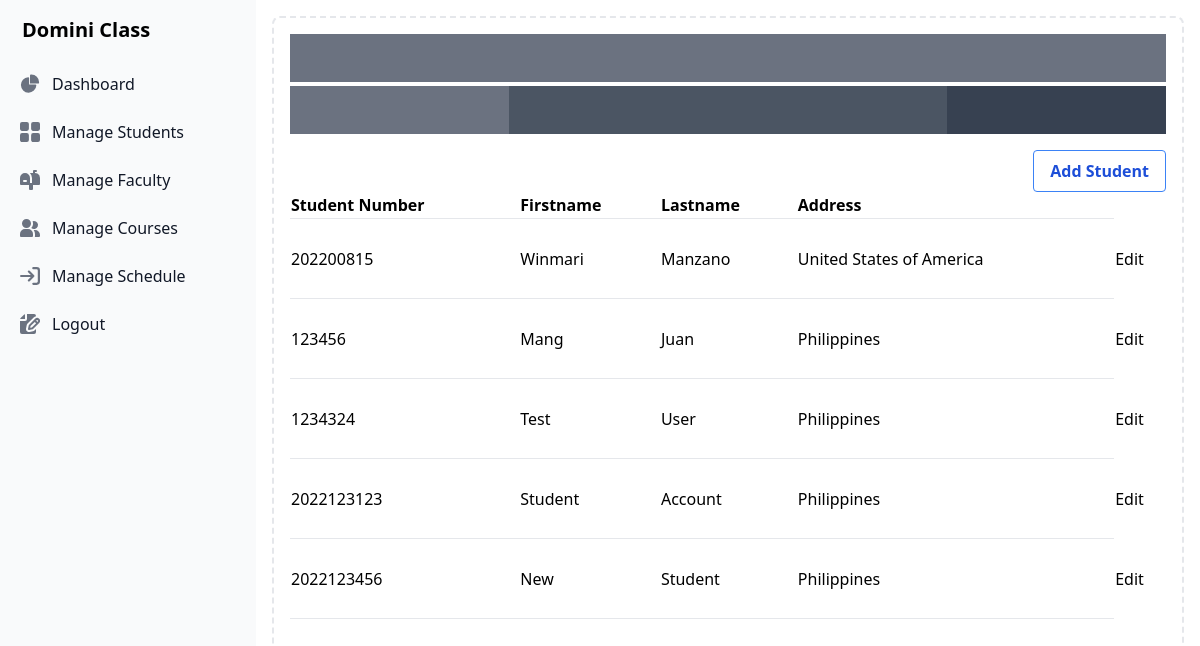
The page /lmsadmin/manage_students/ (signed in) on the database its author committed.
### Accounts/models.py (models this page shows, shortened)
class Student(models.Model):
    account = models.ForeignKey('ProjectAdmin', on_delete=models.CASCADE)
    student_number = models.CharField(max_length=64, unique=True)
    address = models.CharField(max_length=128)
    zip_code = models.CharField(max_length=16, null = True)
    birthday = models.DateField(null = True, blank = True)
    program_id = models.ForeignKey('Registrar.Program', on_delete=models.CASCADE, null=True)
    level = models.IntegerField(null=True)
    other_information = models.TextField(null=True, blank = True, default="Other Information...")
    USERNAME_FIELD = "student_number"
    courses = models.ManyToManyField("Registrar.Course", related_name='students')

class ProjectAdmin(AbstractUser):
    is_student = models.BooleanField(default = False)
    is_faculty = models.BooleanField(default = False)
    is_registrar = models.BooleanField(default = False)
    is_accountant = models.BooleanField(default = False)
    identifier = models.UUIDField(default=uuid.uuid4)

### AdminInterface/views.py (the view)
# urls.py: path('lmsadmin/manage_students/', views.manage_students, name = 'manage students'),
@login_required
def manage_students(request):
    Students = Student.objects.all()
    items = {
        'students': Students,
    }
    return render(request, 'AdminInterface/manage_students.html', context=items)

### AdminInterface/templates/AdminInterface/manage_students.html (shortened to what this page needs)
{% extends 'AdminInterface/base.html' %}
{% block content %}
<div class="p-4 sm:ml-64">
    <div class="p-4 border-2 border-gray-200 h-screen border-dashed rounded-lg dark:border-gray-700 ">
        <div class="flex mb-1">
            <div class="w-full bg-gray-500 h-12"></div>
          </div>
          <div class="flex mb-4">
            <div class="w-1/4 bg-gray-500 h-12"></div>
            <div class="w-1/2 bg-gray-600 h-12"></div>
            <div class="w-1/4 bg-gray-700 h-12"></div>
          </div>
<div class="overflow-x-auto">
  <button class=" float-right bg-transparent hover:bg-blue-500 text-blue-700 font-semibold hover:text-white py-2 px-4 border border-blue-500 hover:border-transparent rounded"
  hx-get="/api/add_student" hx-target="body" hx-swap="beforeend">
    Add Student
  </button>
 <table class="table-auto border-collapse w-full  text-left">
    <thead>
        <tr>
            <th class="border-b dark:border-slate-600">Student Number</th>
            <th class="border-b dark:border-slate-600">Firstname</th>
            <th class="border-b dark:border-slate-600">Lastname</th>
            <th class="border-b dark:border-slate-600">Address</th>
        </tr>
    </thead>
    <tbody hx-target = 'closest tr' hx-swap="outerHTML">
        {% for student in students %}
        <tr class=" hover:ring-4 h-20">
            <td class="border-b dark:border-slate-600">{{student.student_number}}</td>
            <td class="border-b dark:border-slate-600">{{student.account.first_name}}</td>
            <td class="border-b dark:border-slate-600">{{student.account.last_name}}</td>
            <td class="border-b dark:border-slate-600">{{student.address}}</td>
           <td><button hx-get="/api/editable_student?id={{student.id}}" hx-target="body" hx-swap="beforeend">Edit</button></td>
        </tr>
        {% endfor %}
    </tbody>
 </table>
</div>
    </div>
  </div>
{% endblock content %}

### rows shown on the page
Student: student_number "202200815", account.first_name "Winmari", account.last_name "Manzano", address "United States of America"
Student: student_number "123456", account.first_name "Mang", account.last_name "Juan", address "Philippines"
Student: student_number "1234324", account.first_name "Test", account.last_name "User", address "Philippines"
Student: student_number "2022123123", account.first_name "Student", account.last_name "Account", address "Philippines"
Student: student_number "2022123456", account.first_name "New", account.last_name "Student", address "Philippines"
